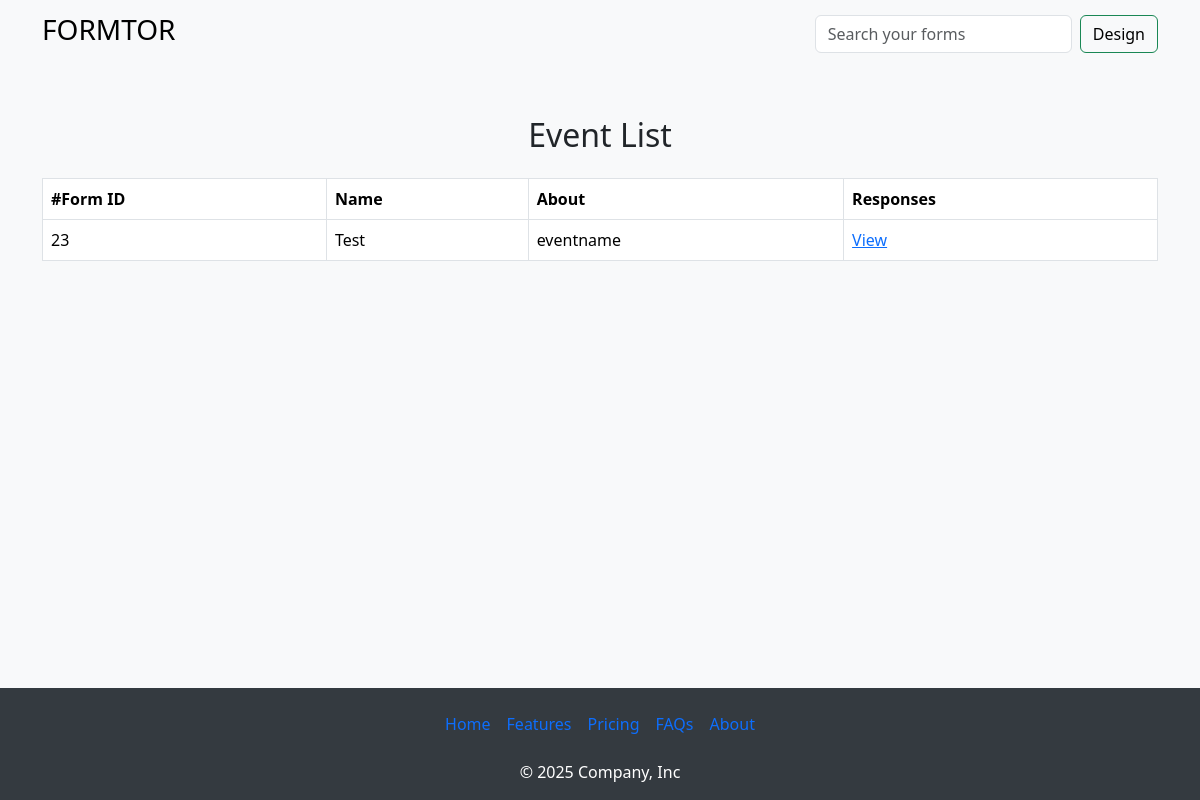
The app's page /responses/60 (signed in) with its own data.
### app/models.py (models this page shows)
class Answers(models.Model):
    user=models.ForeignKey(CustomUser, on_delete=models.CASCADE,null=True,name="user")
    answer=models.JSONField()
    username=models.CharField(max_length=122)
    event=models.ForeignKey(FormInfo, name="event", on_delete=models.CASCADE,null=True)

class FormInfo(models.Model):
    eventname = models.CharField(max_length=122)
    eventorganizer = models.CharField(max_length=122)
    eventday = models.CharField(max_length=122)
    eventdate = models.CharField(max_length=122)
    eventtime = models.CharField(max_length=122)
    eventabout = models.TextField(max_length=1000)
    user = models.ForeignKey(CustomUser, on_delete=models.CASCADE, null=True)
    detect=models.BooleanField(default=False)

### app/views.py (the view)
# urls.py: path("responses/<int:id>",views.Responses,name="responses"),
@login_required
def  Responses(request,id):
    var=FormInfo.objects.get(pk=id)
    if var.user!=request.user:
        return HttpResponse("No responses")
    else:
        return render(request,"responses.html",{'responses':Answers.objects.filter(event=id).filter(event=id)})

### templates/responses.html
{% extends "app.html" %}
     {% block content %}
     <main class="container my-5">
        <h2 class="text-center mb-4">Event List</h2>
        <div class="table-responsive">
            <table class="table table-bordered table-hover align-middle">
                <thead>
                    <tr>
                        <th>#Form ID</th>
                        <th>Name</th>
                        <th>About</th>
                        <th>Responses</th>
                    </tr>
                </thead>
                <tbody>
                    <tr>
                        {% for i in responses %}
                        <td>{{ i.id }}</td>
                        <td>{{ i.username }}</td>
                        <td>{{ i.event.eventname }}</td>
                        <td><a href="/answer/{{i.id}}">View</a></td>
                    </tr>
                    {% endfor %}
                </tbody>
            </table>
        </div>
    </main>
{% endblock %}

### templates/app.html (style rules this page uses)
body { background-color: #f8f9fa; display: flex; flex-direction: column; min-height: 100vh; }
main { flex: 1; }
table { background-color: #ffffff; }
table thead { background-color: #343a40; color: #ffffff; }

### records on screen
Answers: id "23", username "Test", event.eventname "eventname"
